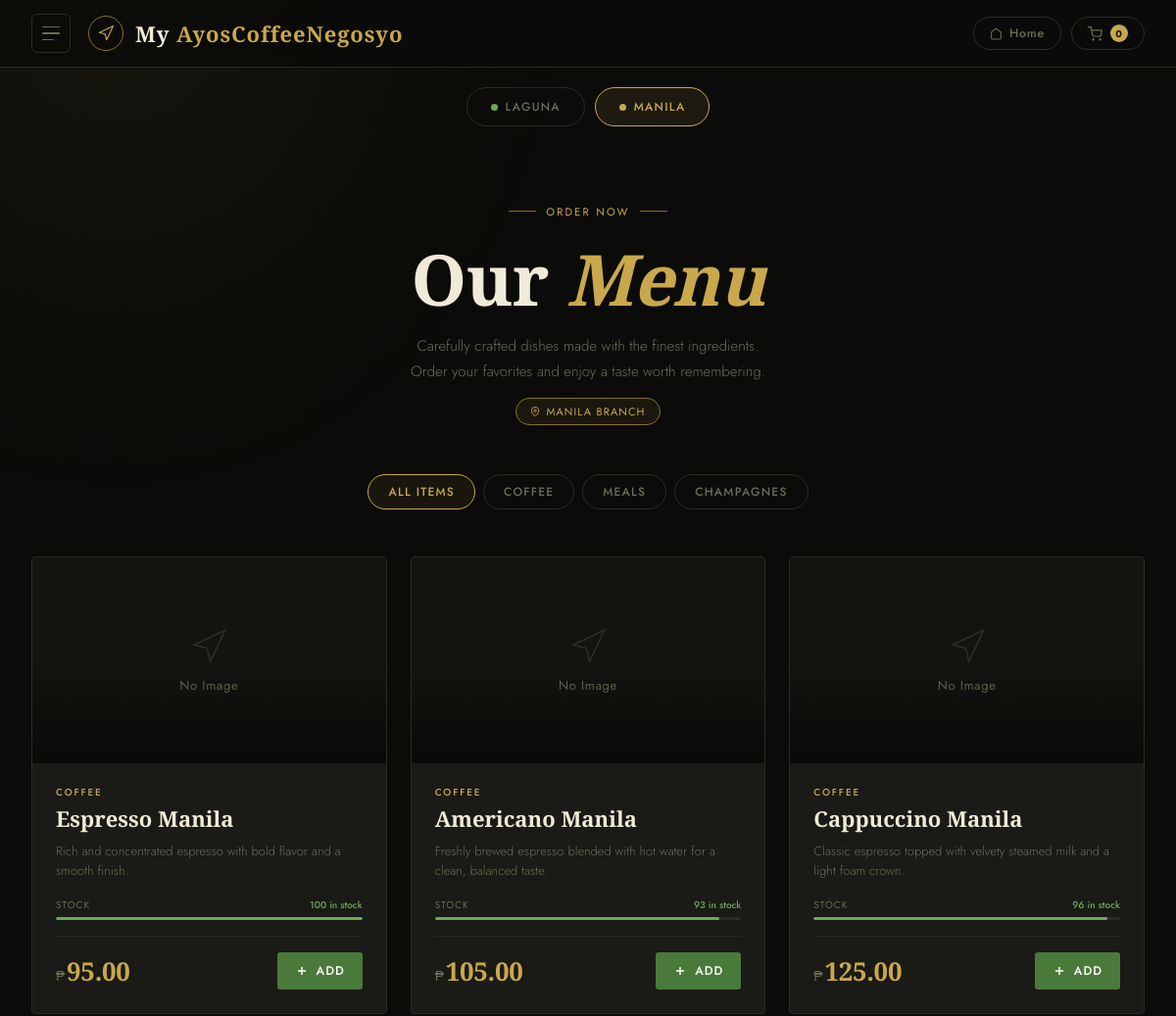
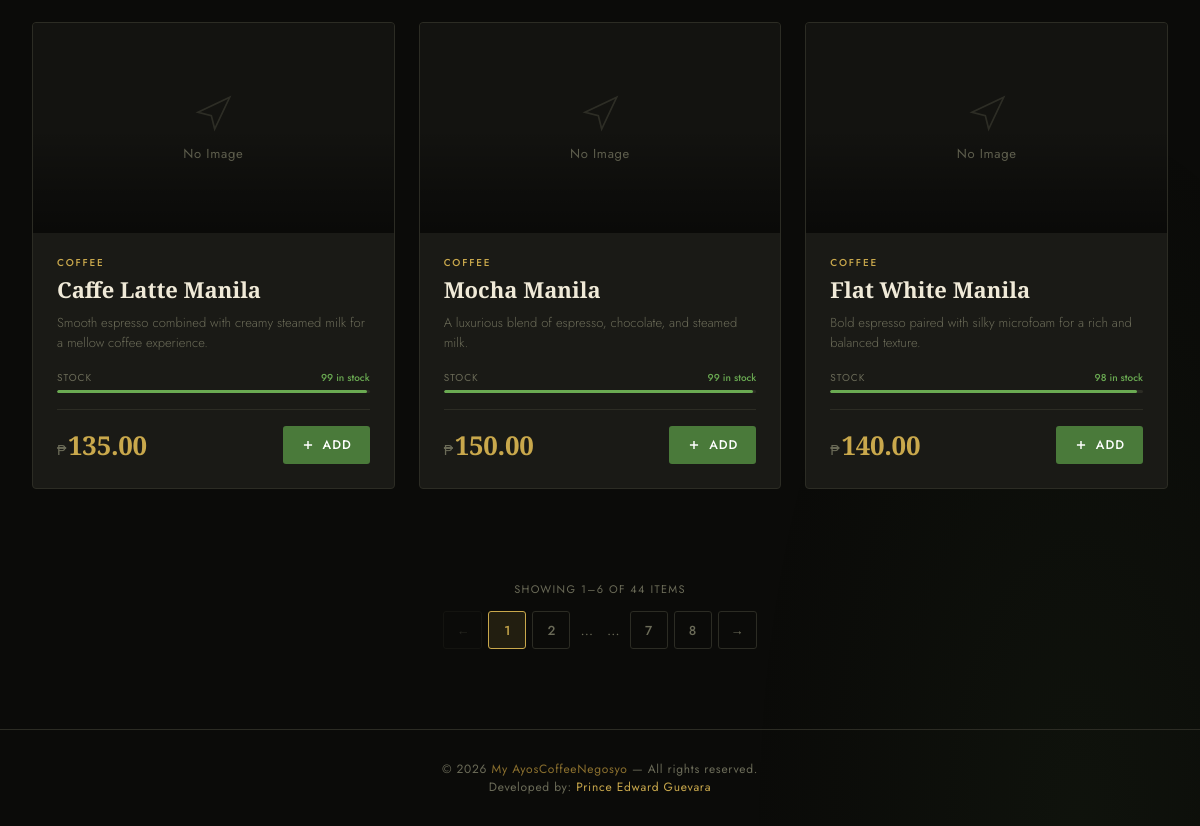
Screenshot of /menu.php?branch=manila with the database file from the repository (2 pictures, top to bottom).
### tables this page shows
CREATE TABLE `products` (
  `id` int(11) NOT NULL,
  `name` varchar(100) DEFAULT NULL,
  `price` decimal(10,2) DEFAULT NULL,
  `category` varchar(100) DEFAULT 'general',
  `description` text DEFAULT NULL,
  `image` varchar(500) DEFAULT NULL,
  `stock` int(11) DEFAULT 100,
  `reorder_level` int(11) DEFAULT 10,
  `sku` varchar(100) DEFAULT NULL,
  `branch` varchar(20) DEFAULT 'laguna',
  `type` varchar(20) DEFAULT 'food'
);

### menu.php (the view, shortened to what this page needs)
<?php
include 'config.php';
$conn->query("ALTER TABLE orders ADD COLUMN IF NOT EXISTS notes TEXT DEFAULT NULL");
$conn->query("ALTER TABLE orders ADD COLUMN IF NOT EXISTS status VARCHAR(50) DEFAULT 'pending'");
$conn->query("ALTER TABLE order_items ADD COLUMN IF NOT EXISTS price decimal(10,2) DEFAULT NULL");
$branch = $_SESSION['branch'] ?? 'laguna';
if (isset($_GET['branch']) && in_array($_GET['branch'], ['laguna', 'manila'])) {
    $branch = $_GET['branch'];
}
$branchEsc = $conn->real_escape_string($branch);
$result = $conn->query("SELECT * FROM products WHERE branch = '$branchEsc' ORDER BY id ASC");
$products = [];
if ($result) { while ($row = $result->fetch_assoc()) { $products[] = $row; } }
$categories = $branch === 'manila'
    ? ['all' => 'All Items', 'coffee' => 'Coffee','meals' => 'Meals', 'champagnes' => 'Champagnes']
    : ['all' => 'All Items', 'mains' => 'Mains', 'sides' => 'Sides', 'drinks' => 'Drinks', 'desserts' => 'Desserts'];
?>
<!DOCTYPE html>
<html lang="en">
<head>
</head>
<body>
<div id="sidebarOverlay"></div>
<header>
    <div class="header-inner">
        <div class="header-left">
            <button id="sidebarToggle" aria-label="Open sidebar" aria-expanded="false">
                <div class="hb"><span></span><span></span><span></span></div>
            </button>
            <a href="index.php" class="brand">
                <div class="brand-icon">
                    <svg width="18" height="18" viewBox="0 0 24 24" fill="none" stroke="#c9a84c" stroke-width="1.5" stroke-linecap="round" stroke-linejoin="round"><path d="M3 11l19-9-9 19-2-8-8-2z"/></svg>
                </div>
                <span class="brand-name">My <span>AyosCoffeeNegosyo</span></span>
            </a>
        </div>
        <div class="header-right">
            <a href="index.php" class="header-home-link">
                <svg width="13" height="13" viewBox="0 0 24 24" fill="none" stroke="currentColor" stroke-width="2"><path d="M3 9l9-7 9 7v11a2 2 0 0 1-2 2H5a2 2 0 0 1-2-2z"/></svg>
                Home
            </a>
            <a href="cart.php" class="header-cart-pill" aria-label="View cart">
                <svg width="15" height="15" viewBox="0 0 24 24" fill="none" stroke="currentColor" stroke-width="2" stroke-linecap="round" stroke-linejoin="round"><circle cx="9" cy="21" r="1"/><circle cx="20" cy="21" r="1"/><path d="M1 1h4l2.68 13.39a2 2 0 0 0 2 1.61h9.72a2 2 0 0 0 2-1.61L23 6H6"/></svg>
                <span class="header-cart-count" id="cartCount">0</span>
            </a>
        </div>
    </div>
</header>
<div class="branch-bar">
    <a href="?branch=laguna" class="branch-btn <?= $branch === 'laguna' ? 'active' : '' ?>">
        <div class="branch-dot"></div>
        Laguna
    </a>
    <a href="?branch=manila" class="branch-btn <?= $branch === 'manila' ? 'active' : '' ?>">
        <div class="branch-dot"></div>
        Manila
    </a>
</div>
<section class="hero">
    <div class="hero-eyebrow">Order Now</div>
    <h1>Our <em>Menu</em></h1>
    <p>Carefully crafted dishes made with the finest ingredients.<br>Order your favorites and enjoy a taste worth remembering.</p>
    <div class="branch-badge">
        <svg width="10" height="10" viewBox="0 0 24 24" fill="none" stroke="currentColor" stroke-width="2"><path d="M21 10c0 7-9 13-9 13s-9-6-9-13a9 9 0 0 1 18 0z"/><circle cx="12" cy="10" r="3"/></svg>
        <?= ucfirst($branch) ?> Branch
    </div>
</section>
<div class="filter-bar">
    <?php foreach ($categories as $key => $label): ?>
    <button class="filter-btn <?= $key === 'all' ? 'active' : '' ?>" data-filter="<?= $key ?>"><?= $label ?></button>
    <?php endforeach; ?>
</div>
<main class="menu-section">
    <?php if (empty($products)): ?>
        <div class="empty-state">
            <svg width="64" height="64" viewBox="0 0 24 24" fill="none" stroke="currentColor" stroke-width="1" stroke-linecap="round" stroke-linejoin="round"><path d="M3 11l19-9-9 19-2-8-8-2z"/></svg>
            <h3>No dishes available yet.</h3>
            <p>Check back soon — the kitchen is preparing something special.</p>
        </div>
    <?php else: ?>
        <div class="menu-grid" id="menuGrid">
        <?php foreach ($products as $row):
            $stock   = (int)($row['stock'] ?? 100);
            $reorder = (int)($row['reorder_level'] ?? 10);
            $pct     = max(0, min(100, ($stock / 100) * 100));
            $isOos   = $stock <= 0;
            $isLow   = !$isOos && $stock <= $reorder;
            $cls     = $isOos ? 's-red' : ($isLow ? 's-amber' : 's-green');
            $txt     = $isOos ? 'Out of stock' : ($isLow ? "Low — {$stock} left" : "{$stock} in stock");
            $cat     = $row['category'] ?? 'mains';
        ?>
            <div class="menu-card <?= $isOos ? 'out-of-stock' : '' ?>"
                 data-category="<?= htmlspecialchars($cat) ?>"
                 data-stock="<?= $stock ?>">
                <div class="card-img-wrap">
                </div>
                <div class="card-body">
                    <?php if (!empty($row['category'])): ?>
                        <div class="card-category"><?= htmlspecialchars($row['category']) ?></div>
                    <?php endif; ?>
                    <h3 class="card-name"><?= htmlspecialchars($row['name']) ?></h3>
                    <p class="card-desc"><?= !empty($row['description']) ? htmlspecialchars($row['description']) : 'A signature dish from our kitchen, prepared fresh to order.' ?></p>
                    <div class="stock-wrap">
                        <div class="stock-top">
                            <span class="stock-label">Stock</span>
                            <span class="stock-text <?= $cls ?>"><?= $txt ?></span>
                        </div>
                        <div class="stock-bar-bg">
                            <div class="stock-bar-fill <?= $cls ?>" style="width:<?= $pct ?>%"></div>
                        </div>
                    </div>
                    <div class="card-footer">
                        <div class="card-price"><span>₱</span><?= number_format((float)$row['price'], 2) ?></div>
                        <?php if ($isOos): ?>
                            <button class="add-btn" disabled>
                                <svg width="14" height="14" viewBox="0 0 24 24" fill="none" stroke="currentColor" stroke-width="2.5"><circle cx="12" cy="12" r="10"/><line x1="4.93" y1="4.93" x2="19.07" y2="19.07"/></svg>
                                Unavailable
                            </button>
                        <?php else: ?>
                            <button class="add-btn" onclick="addToCart(<?= (int)$row['id'] ?>, this)">
                                <svg width="14" height="14" viewBox="0 0 24 24" fill="none" stroke="currentColor" stroke-width="2.5"><line x1="12" y1="5" x2="12" y2="19"/><line x1="5" y1="12" x2="19" y2="12"/></svg>
                                Add
                            </button>
                        <?php endif; ?>
                    </div>
                </div>
            </div>
        <?php endforeach; ?>
        </div>
    <?php endif; ?>
</main>
<div class="pagination-wrap" id="paginationWrap" style="display:none;">
    <div class="pagination-info" id="paginationInfo"></div>
    <div class="pagination" id="pagination"></div>
</div>
<footer>
    <p>© 2026 <span>My AyosCoffeeNegosyo</span> — All rights reserved.</p>
    <p>Developed by: <a href="https://www.instagram.com/_theprnx.gvara/" target="_blank" rel="noopener noreferrer">Prince Edward Guevara</a></p>
</footer>
</body>
</html>

### rows the page displays
products: category "COFFEE", name "Espresso Manila", description "Rich and concentrated espresso with bold flavor and a smooth finish.", txt "100 in stock", price "95.00"
products: category "COFFEE", name "Americano Manila", description "Freshly brewed espresso blended with hot water for a clean, balanced taste.", txt "93 in stock", price "105.00"
products: category "COFFEE", name "Cappuccino Manila", description "Classic espresso topped with velvety steamed milk and a light foam crown.", txt "96 in stock", price "125.00"
products: category "COFFEE", name "Caffe Latte Manila", description "Smooth espresso combined with creamy steamed milk for a mellow coffee experience.", txt "99 in stock", price "135.00"
products: category "COFFEE", name "Mocha Manila", description "A luxurious blend of espresso, chocolate, and steamed milk.", txt "99 in stock", price "150.00"
products: category "COFFEE", name "Flat White Manila", description "Bold espresso paired with silky microfoam for a rich and balanced texture.", txt "98 in stock", price "140.00"

### other values shown
$branch "MANILA"
$label "ALL ITEMS"
$label "COFFEE"
$label "MEALS"
$label "CHAMPAGNES"
